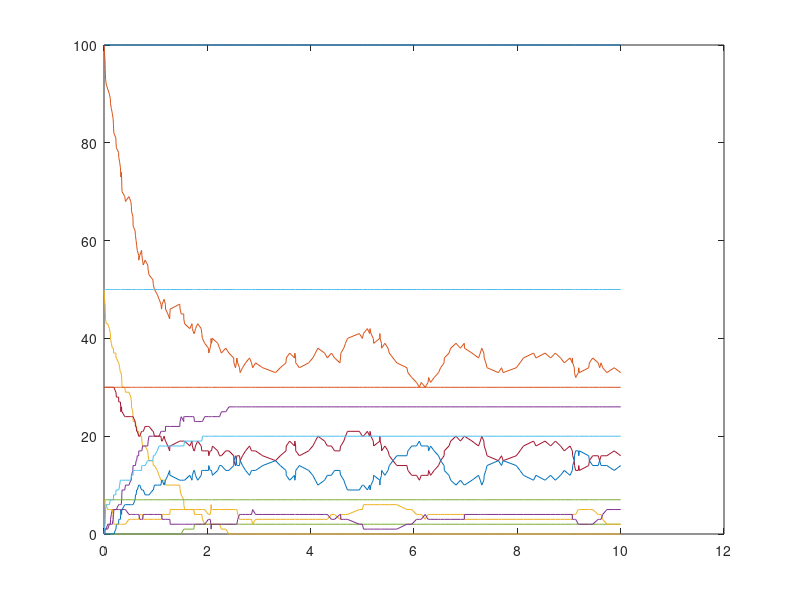

MATLAB code to generate this figure:
% stochasticSim - main file for stochastic simulation
% for use in iGEM 2013
% created by Yicong Chen on 26 May, 2013

close all
clear all
load('data.mat')

% set the maximum simulation time
tmax = 10;
i = 1;
t(i) = 0;

% get the info of loaded data
reactionSize = length(reactions);

while t(i) < tmax

    p = zeros(reactionSize,1);
    q = zeros(reactionSize,1);
    
    for j = 1:reactionSize
        p(j) = prod(species((reactions(j).reactant),i))*reactions(j).mesorate_plus;
        q(j) = prod(species((reactions(j).product),i))*reactions(j).mesorate_min; % Reverse reaction
    end
    lamda = cumsum([p;q]);

    % calculate the time step
    i = i + 1;
    tstep = exprnd(1/lamda(end));
    t(i) = t(i-1) + tstep;

    % decide which reaction
    flag = find( (lamda - rand(1)*lamda(end)) >0, 1);

    if flag <= reactionSize
        species(:,i) = species(:,i-1) + stoichMat(:,flag);
    else % Reverse reaction
        species(:,i) = species(:,i-1) - stoichMat(:,flag-reactionSize);
    end
end

figure(1);
plot(t,species)